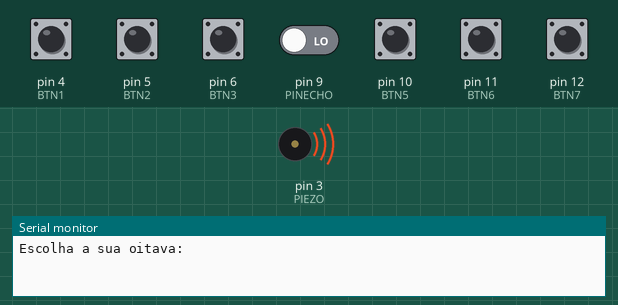
Recording of a sketch running on a simulated Arduino Uno, built with avr-gcc and run on an emulated ATmega328P. On the bench: buzzer (waves = sounding), the last lines printed to the serial monitor. The test bench sets the inputs (shaded band); at power-on: pin 4 (BTN1), pin 5 (BTN2), pin 6 (BTN3), pin 10 (BTN5), pin 11 (BTN6), pin 12 (BTN7) HIGH, pin 9 (PINECHO) LOW.

Above: at 1.2 s.
1.3 s: pin 9 (PINECHO) driven HIGH
At 2.2 s:
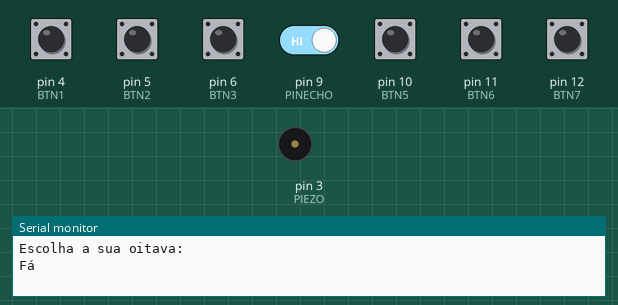
2.8 s: pin 4 (BTN1) pulled LOW for 0.15 s
At 4.1 s:
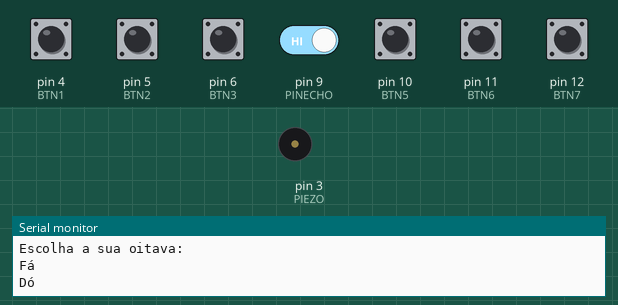
4.4 s: pin 5 (BTN2) pulled LOW for 0.15 s
At 5.3 s:
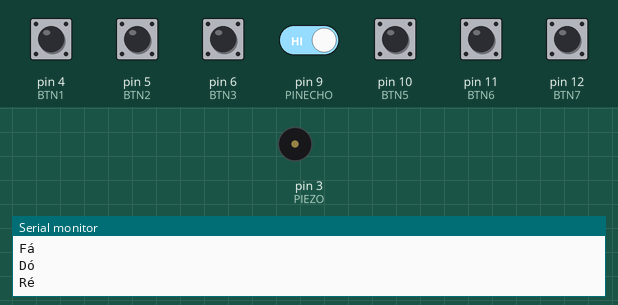
6.0 s: pin 6 (BTN3) pulled LOW for 0.15 s
At 6.5 s:
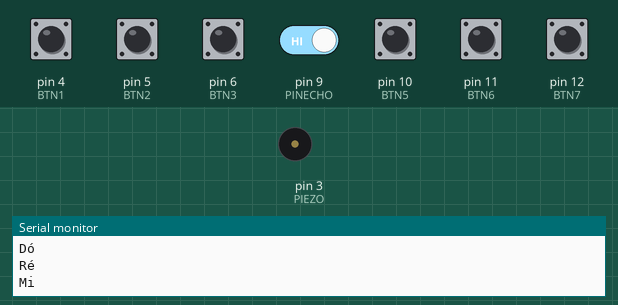
7.6 s: pin 10 (BTN5) pulled LOW for 0.15 s
At 7.67 s:
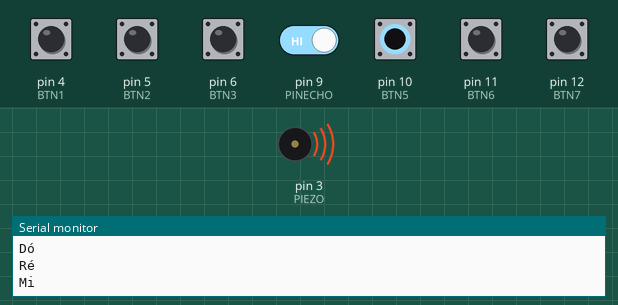
9.2 s: pin 11 (BTN6) pulled LOW for 0.15 s
At 10.1 s:
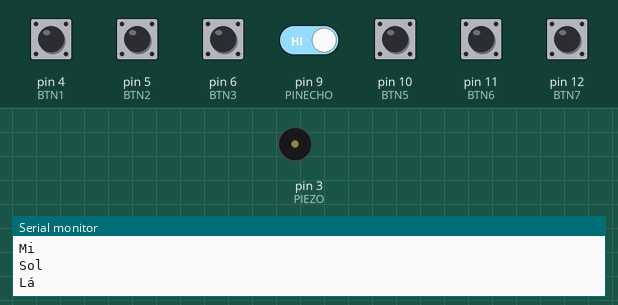
Timing chart, 0 to 11.8 s (numbered marks = the images above; inputs shaded):
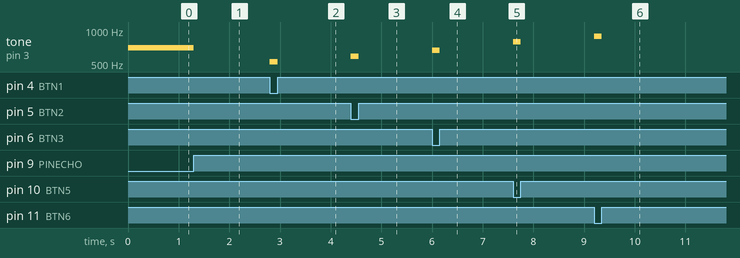

Measured:
- after the input at 1.3 s, tone on pin 3 (PIEZO): 698 Hz → silent at once
- after the input at 2.8 s, tone on pin 3 (PIEZO): silent → 523 Hz at once, → silent 0.15 s later
- after the input at 4.4 s, tone on pin 3 (PIEZO): silent → 587 Hz at once, → silent 0.15 s later
- after the input at 6.0 s, tone on pin 3 (PIEZO): silent → 659 Hz at once, → silent 0.15 s later
- after the input at 7.6 s, tone on pin 3 (PIEZO): silent → 783 Hz at once, → silent 0.15 s later
- after the input at 9.2 s, tone on pin 3 (PIEZO): silent → 880 Hz at once, → silent 0.15 s later

The sketch:

PIANO.ino
```cpp
/*
  Projeto tem de incluir os seguintes componentes
  1- Medidor de distancias(sonar)
  -> void distance(int pinTrig, int pinEcho, int rate = 10)
  2- Impressora para consola
  -> void printCSV(int rate = 2, float val1, float val2)
  3- Recetor numeros inteiros(porta serial)
  -> void receiveInt()
  4- Tocar melodia(piezo)
  -> void melodia(int duration, int nota1, int nota2)
  5- Detetor toque(botao)
  -> void toque(int pinBotao)
  6- Contador(botao)
  -> void contador(int pin)
  7- Gerador sinais(onda sinusoidal, ou triangular, ou quadrada)
  -> void gerador(int rate, int periodo, char tipoOnda)
*/
static int val = 0;
void receiveInt() {
  static const int WAIT = 0, READ = 1;
  static int state = WAIT;

  switch (state) {
  //ESPERAR PELO INPUT NA CONSOLA
  case WAIT:
    if(Serial.available() > 0) {
      state = READ;
    }
  break;
  //ATRIBUIR VALOR DA CONSOLA
  case READ:
  val = Serial.parseInt();
  Serial.println("Escolheu a " + (String)val + "ª oitava.");
  state = WAIT;
  break;
  }
}

#define PINTRIG 8
#define PINECHO 9

//PROJETO PIANO
#define BTN1 4
#define BTN2 5
#define BTN3 6
#define BTN4 9
#define BTN5 10
#define BTN6 11
#define BTN7 12
#define PIEZO 3

void toque1(int pinBotao, int nota) {
  int buttonPressed = 0;
  static const int WAIT = 0, PLAY = 1;
  static int state = WAIT;

  switch (state) {

    case WAIT:
    buttonPressed = digitalRead(pinBotao);
      if(buttonPressed == LOW) {
        state = PLAY;
      }
    break;

    case PLAY:
    buttonPressed = digitalRead(pinBotao);
    tone(PIEZO, nota);
    if(buttonPressed == HIGH) {
      Serial.println("Dó");
      state = WAIT;
      noTone(PIEZO);

    }
    break;
  }
}
void toque2(int pinBotao, int nota) {
  int buttonPressed = 0;
  static const int WAIT = 0, PLAY = 1;
  static int state = WAIT;

  switch (state) {

    case WAIT:
    buttonPressed = digitalRead(pinBotao);
      if(buttonPressed == LOW) {
        state = PLAY;
      }
    break;

    case PLAY:
    buttonPressed = digitalRead(pinBotao);
    tone(PIEZO, nota);
    if(buttonPressed == HIGH) {
      Serial.println("Ré");
      state = WAIT;
      noTone(PIEZO);

    }
    break;
  }
}
void toque3(int pinBotao, int nota) {
  int buttonPressed = 0;
  static const int WAIT = 0, PLAY = 1;
  static int state = WAIT;

  switch (state) {

    case WAIT:
    buttonPressed = digitalRead(pinBotao);
      if(buttonPressed == LOW) {
        state = PLAY;
      }
    break;

    case PLAY:
    buttonPressed = digitalRead(pinBotao);
    tone(PIEZO, nota);
    if(buttonPressed == HIGH) {
      Serial.println("Mi");
      state = WAIT;
      noTone(PIEZO);
    }
    break;
  }
}
void toque4(int pinBotao, int nota) {
  int buttonPressed = 0;
  static const int WAIT = 0, PLAY = 1;
  static int state = WAIT;

  switch (state) {

    case WAIT:
    buttonPressed = digitalRead(pinBotao);
      if(buttonPressed == LOW) {
        state = PLAY;
      }
    break;

    case PLAY:
    buttonPressed = digitalRead(pinBotao);

    tone(PIEZO, nota);
    if(buttonPressed == HIGH) {
       Serial.println("Fá");
       state = WAIT;
      noTone(PIEZO);
    }
    break;
  }
}
void toque5(int pinBotao, int nota) {
  int buttonPressed = 0;
  static const int WAIT = 0, PLAY = 1;
  static int state = WAIT;

  switch (state) {

    case WAIT:
    buttonPressed = digitalRead(pinBotao);
      if(buttonPressed == LOW) {
        state = PLAY;
      }
    break;

    case PLAY:
    buttonPressed = digitalRead(pinBotao);

    tone(PIEZO, nota);
    if(buttonPressed == HIGH) {
      Serial.println("Sol");
      state = WAIT;
      noTone(PIEZO);
    }
    break;
  }
}
void toque6(int pinBotao, int nota) {
  int buttonPressed = 0;
  static const int WAIT = 0, PLAY = 1;
  static int state = WAIT;

  switch (state) {

    case WAIT:
    buttonPressed = digitalRead(pinBotao);
      if(buttonPressed == LOW) {
        state = PLAY;
      }
    break;

    case PLAY:
    buttonPressed = digitalRead(pinBotao);

    tone(PIEZO, nota);
    if(buttonPressed == HIGH) {
       Serial.println("Lá");
       state = WAIT;
      noTone(PIEZO);
    }
    break;
  }
}
void toque7(int pinBotao, int nota) {
  int buttonPressed = 0;
  static const int WAIT = 0, PLAY = 1;
  static int state = WAIT;

  switch (state) {

    case WAIT:
    buttonPressed = digitalRead(pinBotao);
      if(buttonPressed == LOW) {
        state = PLAY;
      }
    break;

    case PLAY:
    buttonPressed = digitalRead(pinBotao);
    tone(PIEZO, nota);
    if(buttonPressed == HIGH) {
      Serial.println("Si");
      state = WAIT;
      noTone(PIEZO);

    }
    break;
  }
}

void setup() {
  //PROJETO PIANO
  Serial.begin(9600);
  pinMode(BTN1, INPUT_PULLUP);
  pinMode(BTN2, INPUT_PULLUP);
  pinMode(BTN3, INPUT_PULLUP);
  pinMode(BTN4, INPUT_PULLUP);
  pinMode(BTN5, INPUT_PULLUP);
  pinMode(BTN6, INPUT_PULLUP);
  pinMode(BTN7, INPUT_PULLUP);
  //
  pinMode(PIEZO, OUTPUT);
  pinMode(PINTRIG, OUTPUT);
  pinMode(PINECHO, INPUT);
  Serial.println("Escolha a sua oitava:");
}
void loop() {
//PROJETO PIANO
receiveInt();
 switch (val) {
  case 0:
  toque1(BTN1, 523);
  toque2(BTN2, 587);
  toque3(BTN3, 659);
  toque4(BTN4, 698);
  toque5(BTN5, 783);
  toque6(BTN6, 880);
  toque7(BTN7, 971);
  break;
  case 1:
  toque1(BTN1, 32);
  toque2(BTN2, 36);
  toque3(BTN3, 41);
  toque4(BTN4, 43);
  toque5(BTN5, 48);
  toque6(BTN6, 55);
  toque7(BTN7, 60);
  break;
  case 2:
  toque1(BTN1, 65);
  toque2(BTN2, 73);
  toque3(BTN3, 82);
  toque4(BTN4, 87);
  toque5(BTN5, 97);
  toque6(BTN6, 110);
  toque7(BTN7, 121);
  break;
  case 3:
  toque1(BTN1, 130);
  toque2(BTN2, 146);
  toque3(BTN3, 164);
  toque4(BTN4, 174);
  toque5(BTN5, 196);
  toque6(BTN6, 220);
  toque7(BTN7, 242);
  break;
  case 4:
  toque1(BTN1, 261);
  toque2(BTN2, 293);
  toque3(BTN3, 329);
  toque4(BTN4, 349);
  toque5(BTN5, 391);
  toque6(BTN6, 440);
  toque7(BTN7, 485);
  break;
  case 5:
  toque1(BTN1, 523);
  toque2(BTN2, 587);
  toque3(BTN3, 659);
  toque4(BTN4, 698);
  toque5(BTN5, 783);
  toque6(BTN6, 880);
  toque7(BTN7, 971);
  break;
  case 6:
  toque1(BTN1, 1046);
  toque2(BTN2, 1174);
  toque3(BTN3, 1318);
  toque4(BTN4, 1396);
  toque5(BTN5, 1568);
  toque6(BTN6, 1760);
  toque7(BTN7, 1943);
  break;
  case 7:
  toque1(BTN1, 2093);
  toque2(BTN2, 2349);
  toque3(BTN3, 2637);
  toque4(BTN4, 2793);
  toque5(BTN5, 3136);
  toque6(BTN6, 3520);
  toque7(BTN7, 3886);
  break;
  case 8:
  toque1(BTN1, 4186);
  toque2(BTN2, 4698);
  toque3(BTN3, 5274);
  toque4(BTN4, 5587);
  toque5(BTN5, 6271);
  toque6(BTN6, 7040);
  toque7(BTN7, 7772);
  break;
  case 9:
  toque1(BTN1, 8372);
  toque2(BTN2, 9397);
  toque3(BTN3, 10548);
  toque4(BTN4, 11175);
  toque5(BTN5, 12544);
  toque6(BTN6, 14080);
  toque7(BTN7, 15546);
  break;
  }
}
```
